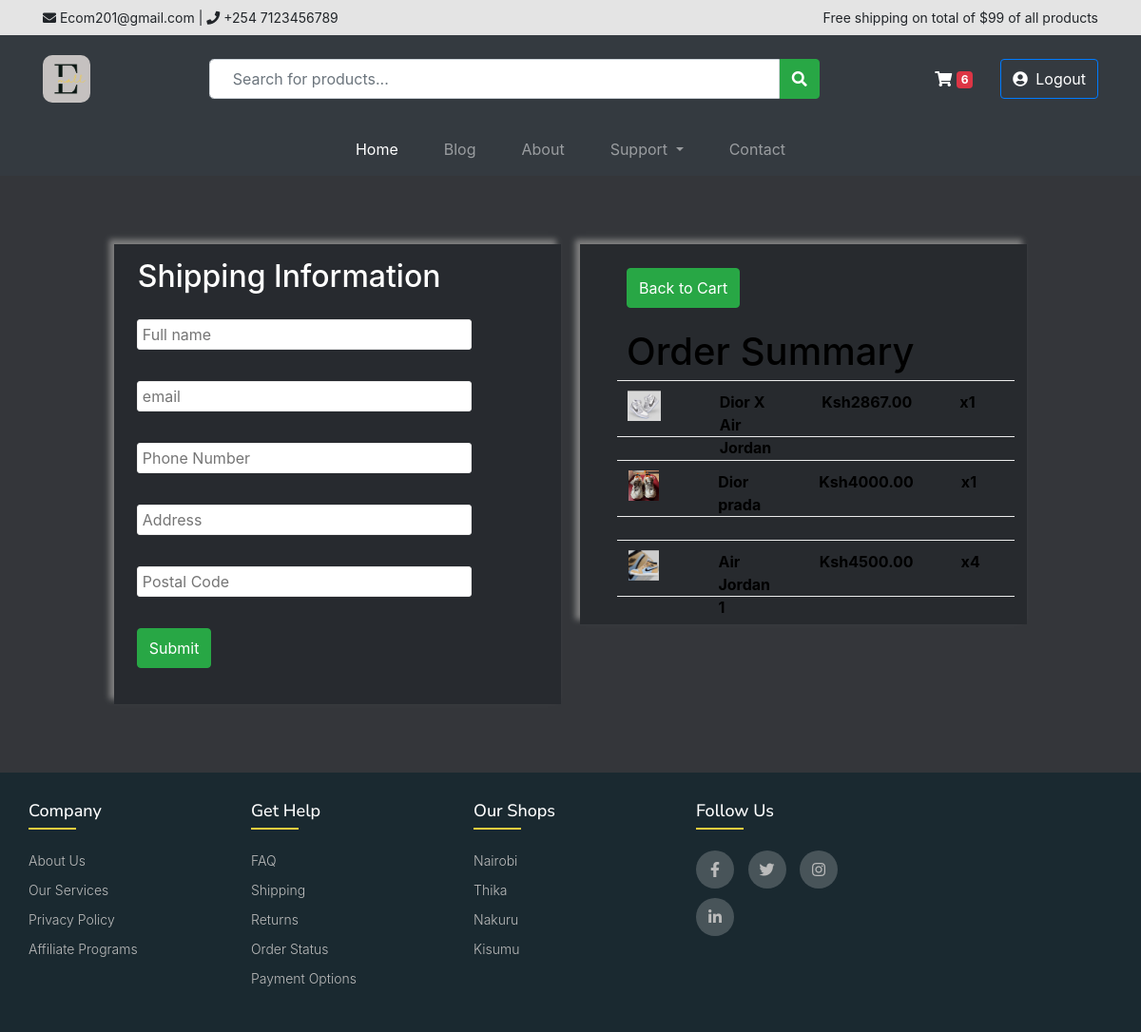
Screenshot of /checkout/ (signed in) with the database file from the repository.
### store/models.py (models this page shows, shortened)
class OrderItem(models.Model):
    product = models.ForeignKey(Featuredproduct, on_delete=models.SET_NULL, null=True)
    order = models.ForeignKey(Order, on_delete=models.SET_NULL, null=True)
    quantity = models.IntegerField(default=0, null=True, blank=True)
    date_added = models.DateTimeField(auto_now_add=True)
    @property
    def get_total(self):
        total = self.product.price * self.quantity
        return total

class Featuredproduct(models.Model):
    name = models.CharField(max_length=200)
    price = models.FloatField()
    digital = models.BooleanField(default=False, null=True, blank=True)
    description = models.TextField(max_length=200, null=True, blank=True)
    image = models.ImageField(null=True, blank=True)
    @property
    def imageURL(self):
        try:
            url =self.image.url
        except:
            url = ''
        return url

### store/views.py (the view)
# urls.py: path('checkout/', views.checkout, name="checkout"),
def checkout(request):
    data = cartData(request)
    cartItems = data['cartItems']
    order = data['order']
    items = data['items']
    context = {'items':items, 'order':order, 'cartItems':cartItems,'title':'checkout',}
    return render(request, 'store/checkout.html', context)

### store/models.py (called while the page is built)
    @property
    def get_cart_total(self):
        orderitems = self.orderitem_set.all()
        total = sum(item.get_total for item in orderitems)
        return total

    @property
    def get_cart_items(self):
        orderitems = self.orderitem_set.all()
        total = sum([item.quantity for item in orderitems])
        return total

### store/utils.py (called while the page is built)
def cartData(request):
	if request.user.is_authenticated:
		user = request.user.username
		customer = Customer.objects.get(user=user)
		order, created = Order.objects.get_or_create(customer=customer, complete=False)
		items = order.orderitem_set.all()
		cartItems = order.get_cart_items
	else:
	    cookieData = cookieCart(request)
	    cartItems = cookieData['cartItems']
	    order = cookieData['order']
	    items = cookieData['items']
	return {'cartItems':cartItems, 'order':order, 'items':items}

### store/templates/store/checkout.html (shortened to what this page needs)
{% extends 'store/base.html' %}
{% load static %}
{% block content %}
<div class="checkout-container">
    <div style="box-shadow: -5px -5px 6px grey;" class="child-1">
        <div style="padding: 0 1px; margin-top: 0;" class="addr-form-det">
             <h2>Shipping Information</h2>
        </div>
        <form id="form" class="user-info">
        <div id="form-det-1">
            <div class="addr-form-det">
                 <input class="box-inputs" name="fname" type="text" placeholder="Full name" required>
            </div>
            <div class="addr-form-det">
                <input class="box-inputs" name="email" type="text" placeholder="email" required>
            </div>
            <div class="addr-form-det">
                <input class="box-inputs" name="phone" type="text" placeholder="Phone Number" required>
            </div>
            <div class="addr-form-det">
                <input class="box-inputs" name="address" type="text" placeholder="Address" required>
            </div>
            <div class="addr-form-det">
                <input class="box-inputs" name="postalcode" type="text" placeholder="Postal Code" required>
            </div>
            <div style="border-bottom: none;" class="addr-form-det">
                <input style="margin-bottom: 20px;" class="btn btn-success pull-right ship-btn" type="submit" value="Submit">
            </div>
        </div>
            </form>
    </div>
    <div style="box-shadow: -5px -5px 6px grey;" class="child-2">
        <div class="addr-form-det">
            <a style="text-decoration: none;" class="btn btn-success pull-right" href="{% url 'cart' %}">Back to Cart</a>
        </div>
        <div class="addr-form-det">
            <h1>Order Summary</h1>
        </div>
        {% for item in items %}
        <div class="addr-form-det-3">
                    <div style="grid-column-start: 1;">
                    <div style="width: 100%; height: 4vh;">
                         <img style="width: 100%; height: 100%; object-fit: scale-down;" src="{{ item.product.imageURL }}" alt="product image">
                     </div>
                    </div>
                    <div style="grid-column-start: 2;"><strong>{{item.product.name}}</strong></div>
                    <div style="grid-column-start: 3;"><strong>Ksh{{item.product.price|floatformat:2}}</strong></div>
                    <div style="grid-column-start: 4;"><strong>x{{item.quantity}}</strong></div>
        </div>
        {% endfor %}
    </div>
</div>
{% endblock %}

### store/static/css/emall.css (style rules this page uses)
* { box-sizing: border-box; margin: 0; padding: 0; }
body { position: relative; display: flex; flex-direction: column; min-height: 100vh; margin: 0; background-color: #2c2f32cc; }
.btn { font-size: 1rem; padding: 0.5rem 0.75rem; font-size: 1rem; line-height: 1.5; border-radius: 0.25rem; }
.checkout-container { padding: 6% 10%; display: grid; grid-template-columns: 1fr 1fr; grid-gap: 20px; grid-template-rows: auto; overflow: auto; background-color: #2c2f32cc; }
.checkout-container .child-1 { display: grid; grid-template-rows: 4em 1fr; padding: 15px; width: 100%; overflow: auto; background: #1d212482; color: white; }
.checkout-container .child-2 { padding: 15px; width: 100%; height: 50vh; background: #1d212482; overflow: auto; color: black; }
.checkout-container .child-1 .addr-form-det { width: 100%; height: 5vh; margin-left: 2%; margin-bottom: 25px; padding-bottom: 10px; }
.checkout-container .child-2 .addr-form-det { width: 100%; height: 5vh; margin: 0 1.5em 1.5em 1.5em; padding: 10px; }
.checkout-container .addr-form-det-3 { width: 95%; height: 7.5vh; margin: 1.5em; border-bottom:1px solid #ececec; border-top:1px solid #ececec; display: grid; grid-gap: 50px; grid-template-columns: repeat(4, 1fr); grid-template-rows: auto; padding-block: 10px; }
.checkout-container .addr-form-det .box-inputs { width: 80%; height: 4vh; border-radius: 3px; border: 1px #ececec solid; padding-left: 5px; }

### rows the page displays
OrderItem: product.imageURL (picture), product.name "Dior X Air Jordan", product.price "2867.00", quantity "1"
OrderItem: product.imageURL (picture), product.name "Dior prada", product.price "4000.00", quantity "1"
OrderItem: product.imageURL (picture), product.name "Air Jordan 1", product.price "4500.00", quantity "4"

### other values shown
{{ cartItems }} "6"
